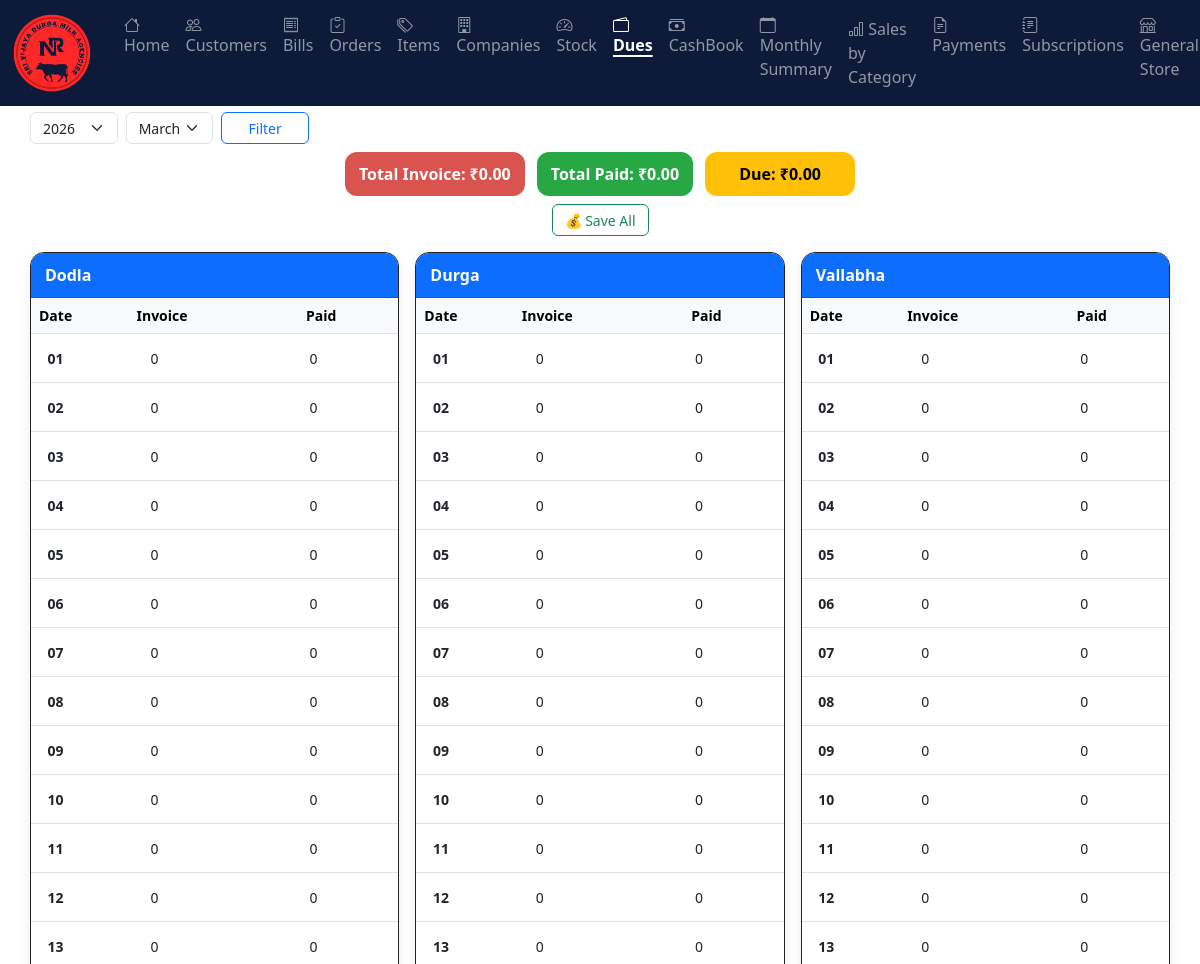
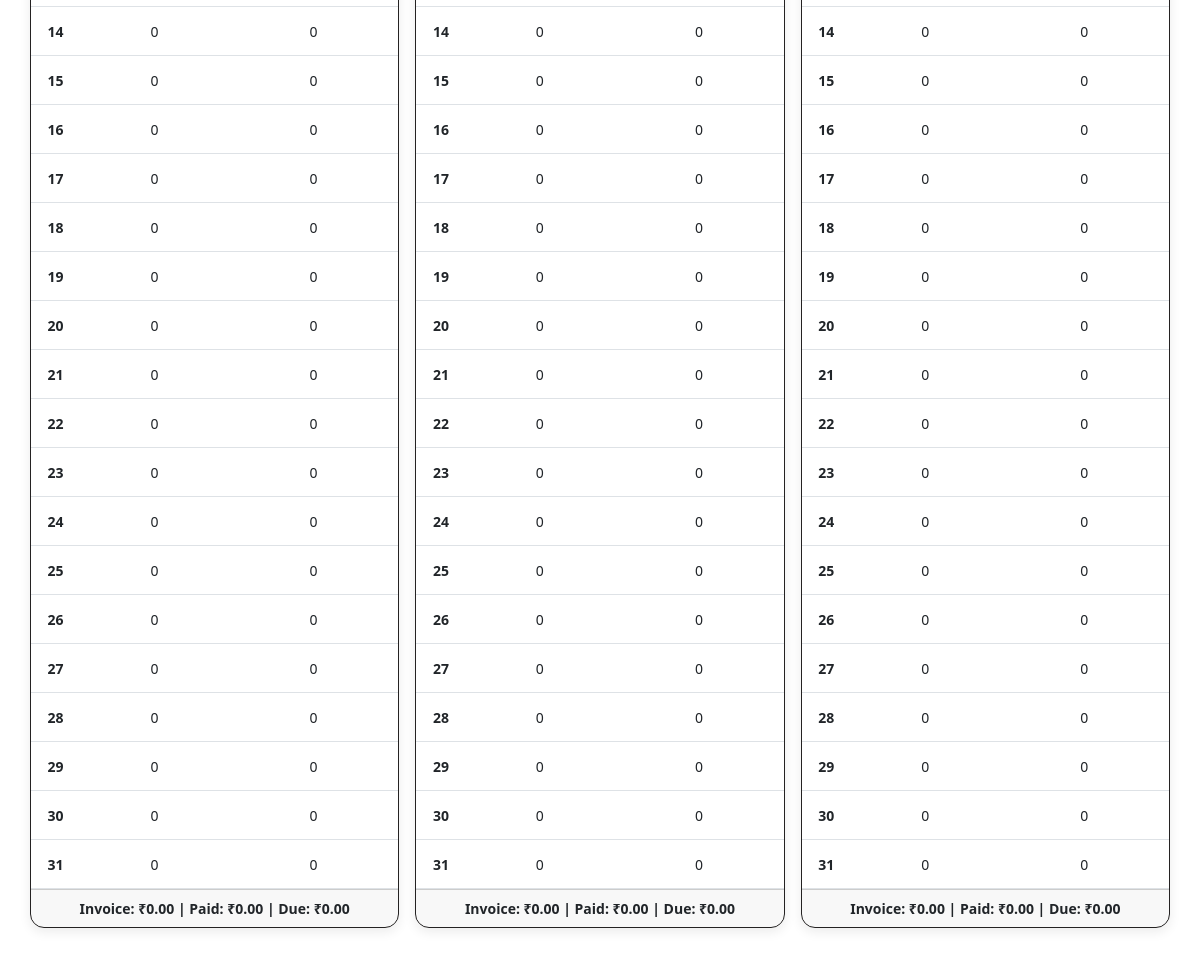
/milk_agency/payments/ (signed in), run on an earlier commit of the app's database (2 pictures, top to bottom).
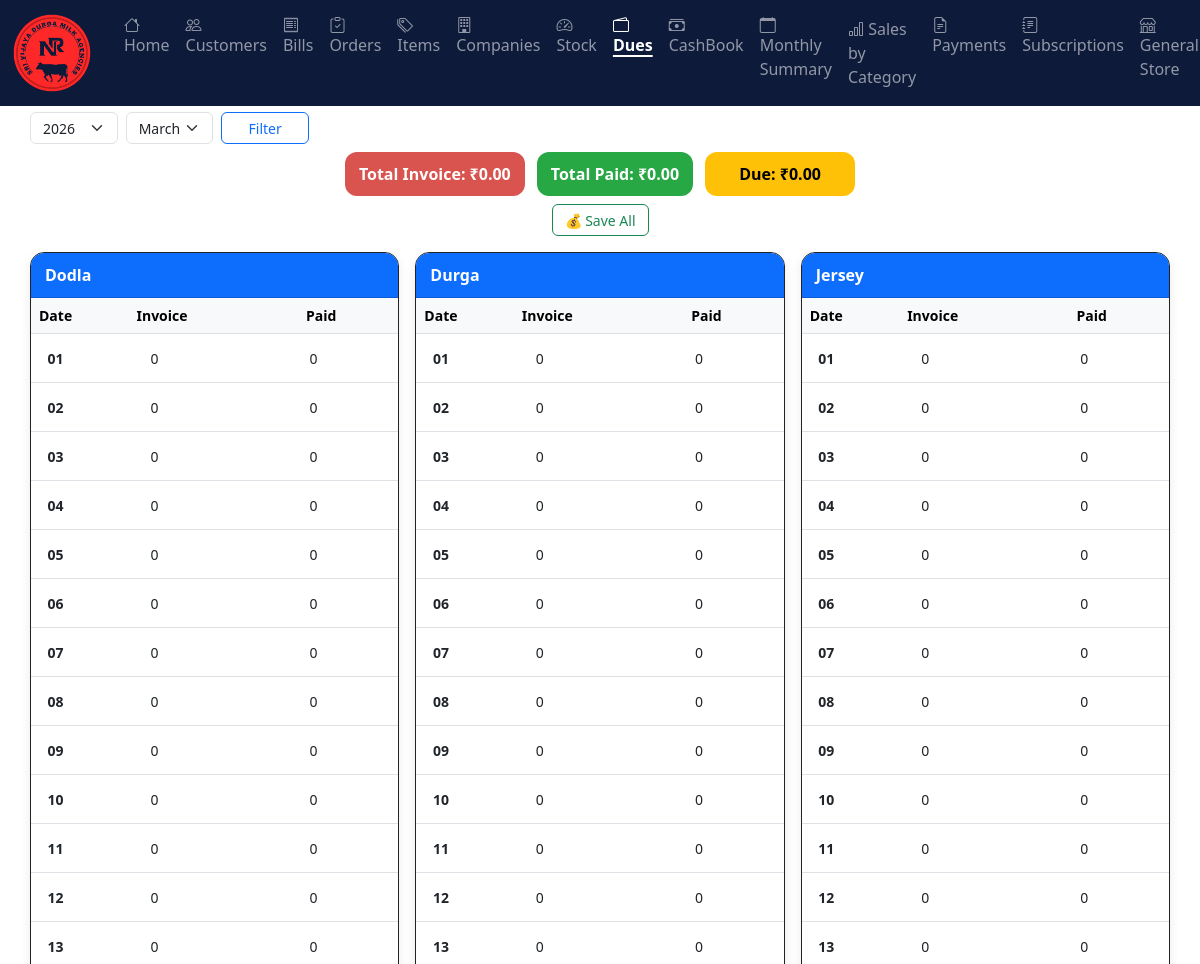
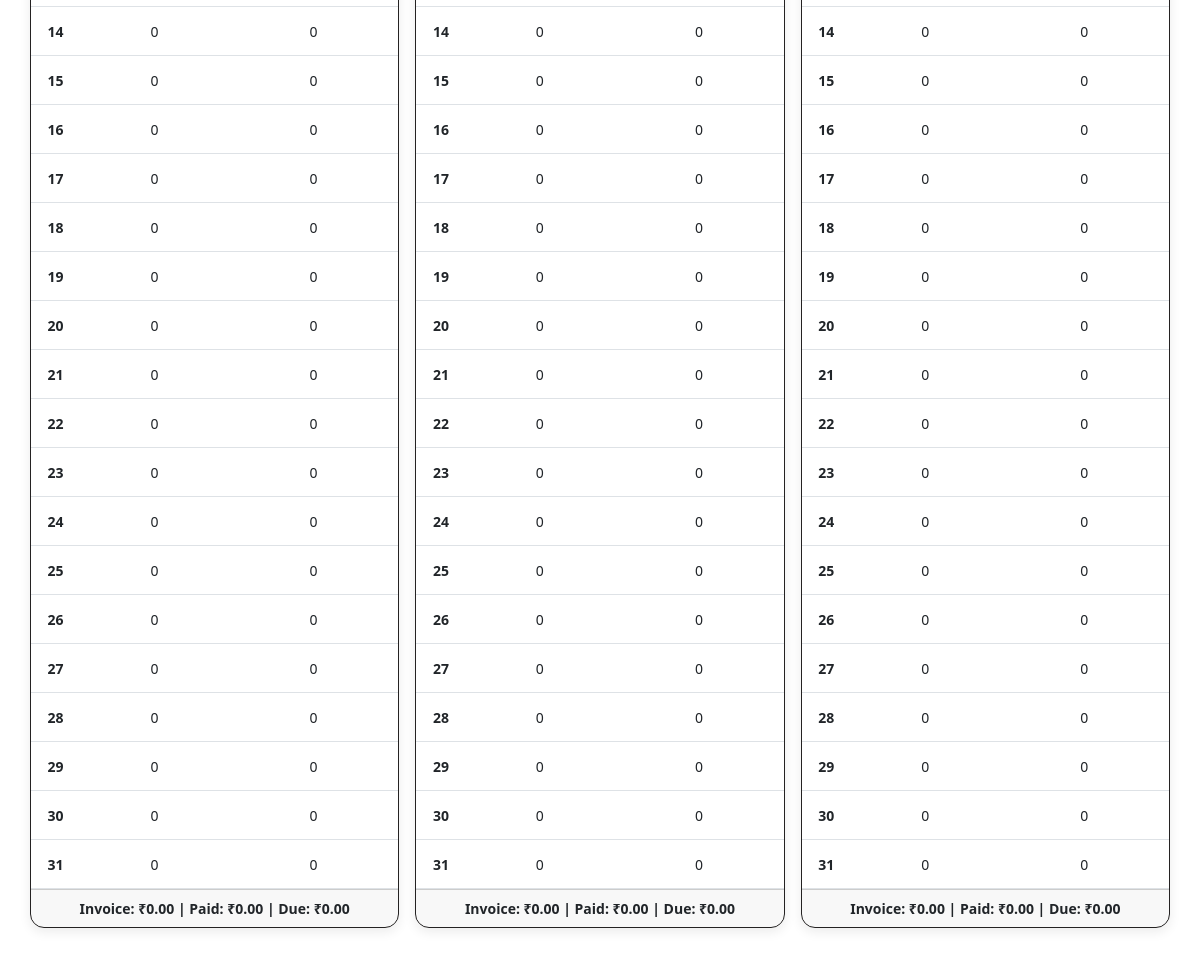
And on a later commit of the database (2 pictures, top to bottom).
### milk_agency/models.py (models this page shows, shortened)
class Company(models.Model):
    name = models.CharField(max_length=255, unique=True)
    logo = models.ImageField(upload_to='company_logos/', blank=True, null=True)
    website_link = models.URLField(blank=True)
    class Meta:
        ordering = ['name']

### milk_agency/views_payments.py (the view, shortened to what this page needs)
# urls.py: path('payments/', views_payments.payments_dashboard, name='payments_dashboard'),
@login_required
def payments_dashboard(request):
    today = date.today()
    year = int(request.GET.get('year', today.year))
    month = int(request.GET.get('month', today.month))
    first_day = date(year, month, 1)
    last_day = date(year, month, calendar.monthrange(year, month)[1])
    companies = Company.objects.all()
    payments = []
    for company in companies:
        daily_records = []
        current_day = first_day
        total_invoice = 0
        total_paid = 0
        while current_day <= last_day:
            record = DailyPayment.objects.filter(
                company=company, date=current_day
            ).first()
            invoice_amount = record.invoice_amount if record and record.invoice_amount else 0
            paid_amount = record.paid_amount if record and record.paid_amount else 0
            total_invoice += invoice_amount
            total_paid += paid_amount
            daily_records.append({
                'date': current_day,
                'invoice_amount': invoice_amount,
                'paid_amount': paid_amount,
            })
            current_day += timedelta(days=1)
        payments.append({
            'company': company,
            'records': daily_records,
            'total_invoice': total_invoice,
            'total_paid': total_paid,
            'remaining_due': total_invoice - total_paid
        })
    grand_total_invoice = sum(p['total_invoice'] for p in payments)
    grand_total_paid = sum(p['total_paid'] for p in payments)
    grand_total_due = grand_total_invoice - grand_total_paid
    years = range(today.year - 5, today.year + 1)
    months = [
        (1, 'January'), (2, 'February'), (3, 'March'), (4, 'April'),
        (5, 'May'), (6, 'June'), (7, 'July'), (8, 'August'),
        (9, 'September'), (10, 'October'), (11, 'November'), (12, 'December')
    ]
    return render(request, 'milk_agency/dashboards_other/payments_dashboard.html', {
        'payments': payments,
        'selected_year': year,
        'selected_month': month,
        'years': years,
        'months': months,
        'grand_total_invoice': grand_total_invoice,
        'grand_total_paid': grand_total_paid,
        'grand_total_due': grand_total_due
    })

### customer_portal/authentication.py (called while the page is built)
    def get_user(self, user_id):
        try:
            return Customer.objects.get(pk=user_id)
        except Customer.DoesNotExist:
            return None

### templates/milk_agency/dashboards_other/payments_dashboard.html (shortened to what the changed rows need)
﻿{% extends "milk_agency/home/base.html" %}
{% block content %}
<div class="container-fluid py-3">
    <form method="post">
        <div class="row g-3">
            {% for payment in payments %}
            <div class="col-lg-4 col-md-6">
                <div class="card">
                    <div class="card-header bg-primary text-white">
                        {{ payment.company.name }}
                    </div>
                    <div class="card-body p-0">
                        <div class="table-responsive">
                            <table class="table table-sm mb-0 table-hover">
                                <thead class="table-light">
                                    <tr>
                                        <th class="text-center">Date</th>
                                        <th class="text-center">Invoice</th>
                                        <th class="text-center">Paid</th>
                                    </tr>
                                </thead>
                                <tbody>
                                    {% for p in payment.records %}
                                    <tr>
                                        <td class="text-center fw-bold">
                                            {{ p.date|date:"d" }}
                                        </td>
                                        <td>
                                            <input type="number" step="0.01"
                                                name="invoice_{{ payment.company.id }}_{{ p.date|date:'Y-m-d' }}"
                                                class="form-control form-control-sm border-0 text-center"
                                                value="{{ p.invoice_amount|default_if_none:'' }}">
                                        </td>
                                        <td>
                                            <input type="number" step="0.01"
                                                name="paid_{{ payment.company.id }}_{{ p.date|date:'Y-m-d' }}"
                                                class="form-control form-control-sm border-0 text-center"
                                                value="{{ p.paid_amount|default_if_none:'' }}">
                                        </td>
                                    </tr>
                                    {% endfor %}
                                </tbody>
                            </table>
                        </div>
                    </div>
                    <div class="card-footer text-center small fw-bold py-2">
                        Invoice: ₹{{ payment.total_invoice|floatformat:2 }} |
                        Paid: ₹{{ payment.total_paid|floatformat:2 }} |
                        Due: ₹{{ payment.remaining_due|floatformat:2 }}
                    </div>
                </div>
            </div>
            {% endfor %}
        </div>
    </form>
</div>
{% endblock %}

What changed in the data, as far as the page shows it:
removed Company: company.name "Vallabha", date "01" "02" "03" "04" "05" "06" "07" "08" "09" "10" "11" "12" "13" "14" "15" "16" "17" "18" "19" "20" "21" "22" "23" "24" "25" "26" "27" "28" "29" "30" "31", invoice_amount "0" "0" "0" "0" "0" "0" "0" "0" "0" "0" "0" "0" "0" "0" "0" "0" "0" "0" "0" "0" "0" "0" "0" "0" "0" "0" "0" "0" "0" "0" "0", paid_amount "0" "0" "0" "0" "0" "0" "0" "0" "0" "0" "0" "0" "0" "0" "0" "0" "0" "0" "0" "0" "0" "0" "0" "0" "0" "0" "0" "0" "0" "0" "0", total_invoice "0.00", total_paid "0.00", remaining_due "0.00"
added Company: company.name "Jersey", date "01" "02" "03" "04" "05" "06" "07" "08" "09" "10" "11" "12" "13" "14" "15" "16" "17" "18" "19" "20" "21" "22" "23" "24" "25" "26" "27" "28" "29" "30" "31", invoice_amount "0" "0" "0" "0" "0" "0" "0" "0" "0" "0" "0" "0" "0" "0" "0" "0" "0" "0" "0" "0" "0" "0" "0" "0" "0" "0" "0" "0" "0" "0" "0", paid_amount "0" "0" "0" "0" "0" "0" "0" "0" "0" "0" "0" "0" "0" "0" "0" "0" "0" "0" "0" "0" "0" "0" "0" "0" "0" "0" "0" "0" "0" "0" "0", total_invoice "0.00", total_paid "0.00", remaining_due "0.00"
